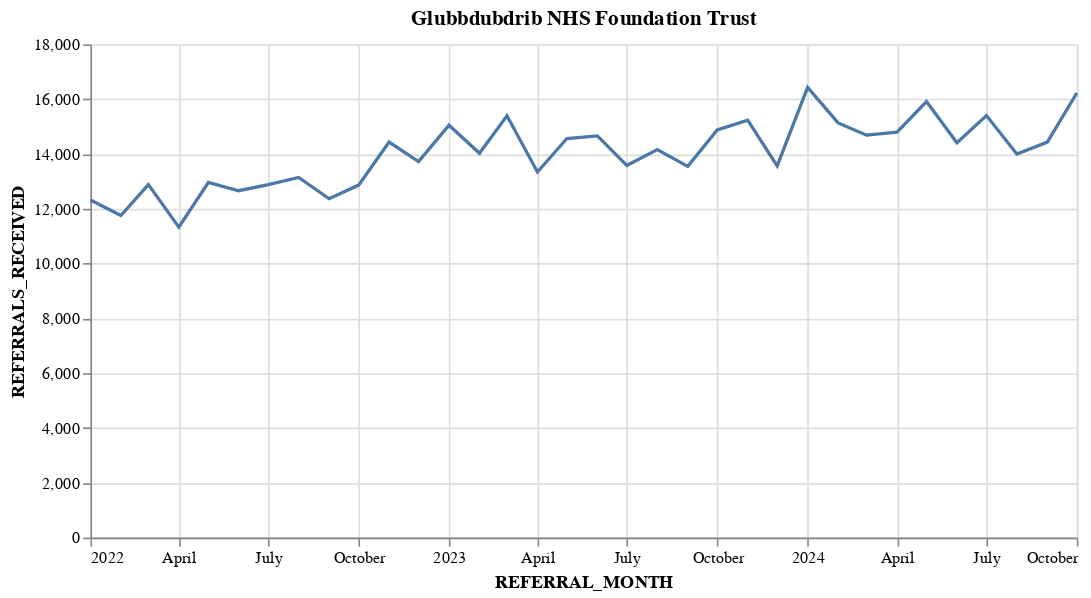

Notebook code cell kept with this figure:
### Code cell
alt.Chart(glub_monthly,title='Glubbdubdrib NHS Foundation Trust',width=width, height=height).mark_line().encode(
    x='REFERRAL_MONTH:T',
    y='REFERRALS_RECEIVED:Q'
)

### Figure 1 — Vega-Lite specification as saved in the notebook (floating-point values rounded to 4 significant figures)
{"config": {"view": {"continuousWidth": 300, "continuousHeight": 300}}, "data": {"name": "data-bced5a90a6a44670cdb8896d9f4d9e30"}, "mark": {"type": "line"}, "encoding": {"x": {"field": "REFERRAL_MONTH", "type": "temporal"}, "y": {"field": "REFERRALS_RECEIVED", "type": "quantitative"}}, "height": 300, "title": "Glubbdubdrib NHS Foundation Trust", "width": 600, "$schema": "https://vega.github.io/schema/vega-lite/v5.20.1.json", "datasets": {"data-bced5a90a6a44670cdb8896d9f4d9e30": [{"PROVIDER": "Glubbdubdrib NHS Foundation Trust", "REFERRAL_MONTH": "2022-01-01T00:00:00", "REFERRALS_RECEIVED": 12318}, {"PROVIDER": "Glubbdubdrib NHS Foundation Trust", "REFERRAL_MONTH": "2022-02-01T00:00:00", "REFERRALS_RECEIVED": 11755}, {"PROVIDER": "Glubbdubdrib NHS Foundation Trust", "REFERRAL_MONTH": "2022-03-01T00:00:00", "REFERRALS_RECEIVED": 12881}, {"PROVIDER": "Glubbdubdrib NHS Foundation Trust", "REFERRAL_MONTH": "2022-04-01T00:00:00", "REFERRALS_RECEIVED": 11331}, {"PROVIDER": "Glubbdubdrib NHS Foundation Trust", "REFERRAL_MONTH": "2022-05-01T00:00:00", "REFERRALS_RECEIVED": 12959}, {"PROVIDER": "Glubbdubdrib NHS Foundation Trust", "REFERRAL_MONTH": "2022-06-01T00:00:00", "REFERRALS_RECEIVED": 12659}, {"PROVIDER": "Glubbdubdrib NHS Foundation Trust", "REFERRAL_MONTH": "2022-07-01T00:00:00", "REFERRALS_RECEIVED": 12881}, {"PROVIDER": "Glubbdubdrib NHS Foundation Trust", "REFERRAL_MONTH": "2022-08-01T00:00:00", "REFERRALS_RECEIVED": 13142}, {"PROVIDER": "Glubbdubdrib NHS Foundation Trust", "REFERRAL_MONTH": "2022-09-01T00:00:00", "REFERRALS_RECEIVED": 12367}, {"PROVIDER": "Glubbdubdrib NHS Foundation Trust", "REFERRAL_MONTH": "2022-10-01T00:00:00", "REFERRALS_RECEIVED": 12865}, {"PROVIDER": "Glubbdubdrib NHS Foundation Trust", "REFERRAL_MONTH": "2022-11-01T00:00:00", "REFERRALS_RECEIVED": 14433}, {"PROVIDER": "Glubbdubdrib NHS Foundation Trust", "REFERRAL_MONTH": "2022-12-01T00:00:00", "REFERRALS_RECEIVED": 13720}, {"PROVIDER": "Glubbdubdrib NHS Foundation Trust", "REFERRAL_MONTH": "2023-01-01T00:00:00", "REFERRALS_RECEIVED": 15050}, {"PROVIDER": "Glubbdubdrib NHS Foundation Trust", "REFERRAL_MONTH": "2023-02-01T00:00:00", "REFERRALS_RECEIVED": 14026}, {"PROVIDER": "Glubbdubdrib NHS Foundation Trust", "REFERRAL_MONTH": "2023-03-01T00:00:00", "REFERRALS_RECEIVED": 15393}, {"PROVIDER": "Glubbdubdrib NHS Foundation Trust", "REFERRAL_MONTH": "2023-04-01T00:00:00", "REFERRALS_RECEIVED": 13342}, {"PROVIDER": "Glubbdubdrib NHS Foundation Trust", "REFERRAL_MONTH": "2023-05-01T00:00:00", "REFERRALS_RECEIVED": 14565}, {"PROVIDER": "Glubbdubdrib NHS Foundation Trust", "REFERRAL_MONTH": "2023-06-01T00:00:00", "REFERRALS_RECEIVED": 14659}, {"PROVIDER": "Glubbdubdrib NHS Foundation Trust", "REFERRAL_MONTH": "2023-07-01T00:00:00", "REFERRALS_RECEIVED": 13584}, {"PROVIDER": "Glubbdubdrib NHS Foundation Trust", "REFERRAL_MONTH": "2023-08-01T00:00:00", "REFERRALS_RECEIVED": 14163}, {"PROVIDER": "Glubbdubdrib NHS Foundation Trust", "REFERRAL_MONTH": "2023-09-01T00:00:00", "REFERRALS_RECEIVED": 13547}, {"PROVIDER": "Glubbdubdrib NHS Foundation Trust", "REFERRAL_MONTH": "2023-10-01T00:00:00", "REFERRALS_RECEIVED": 14880}, {"PROVIDER": "Glubbdubdrib NHS Foundation Trust", "REFERRAL_MONTH": "2023-11-01T00:00:00", "REFERRALS_RECEIVED": 15232}, {"PROVIDER": "Glubbdubdrib NHS Foundation Trust", "REFERRAL_MONTH": "2023-12-01T00:00:00", "REFERRALS_RECEIVED": 13566}, {"PROVIDER": "Glubbdubdrib NHS Foundation Trust", "REFERRAL_MONTH": "2024-01-01T00:00:00", "REFERRALS_RECEIVED": 16431}, {"PROVIDER": "Glubbdubdrib NHS Foundation Trust", "REFERRAL_MONTH": "2024-02-01T00:00:00", "REFERRALS_RECEIVED": 15133}, {"PROVIDER": "Glubbdubdrib NHS Foundation Trust", "REFERRAL_MONTH": "2024-03-01T00:00:00", "REFERRALS_RECEIVED": 14688}, {"PROVIDER": "Glubbdubdrib NHS Foundation Trust", "REFERRAL_MONTH": "2024-04-01T00:00:00", "REFERRALS_RECEIVED": 14794}, {"PROVIDER": "Glubbdubdrib NHS Foundation Trust", "REFERRAL_MONTH": "2024-05-01T00:00:00", "REFERRALS_RECEIVED": 15914}, {"PROVIDER": "Glubbdubdrib NHS Foundation Trust", "REFERRAL_MONTH": "2024-06-01T00:00:00", "REFERRALS_RECEIVED": 14411}, {"PROVIDER": "Glubbdubdrib NHS Foundation Trust", "REFERRAL_MONTH": "2024-07-01T00:00:00", "REFERRALS_RECEIVED": 15402}, {"PROVIDER": "Glubbdubdrib NHS Foundation Trust", "REFERRAL_MONTH": "2024-08-01T00:00:00", "REFERRALS_RECEIVED": 13997}, {"PROVIDER": "Glubbdubdrib NHS Foundation Trust", "REFERRAL_MONTH": "2024-09-01T00:00:00", "REFERRALS_RECEIVED": 14434}, {"PROVIDER": "Glubbdubdrib NHS Foundation Trust", "REFERRAL_MONTH": "2024-10-01T00:00:00", "REFERRALS_RECEIVED": 16226}]}}
